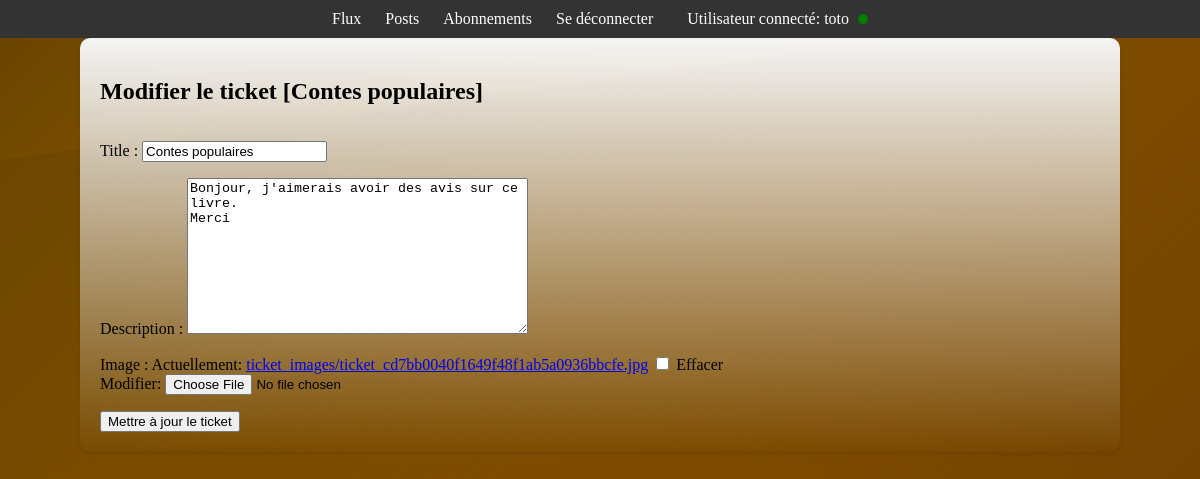
The app's page /ticket/2/update/ (signed in) with its own data.
### review/models.py (models this page shows, shortened)
class Ticket(models.Model):
    title = models.CharField(max_length=200)
    description = models.TextField()
    image = models.ImageField(upload_to='ticket_images/', blank=True, null=True)
    created_at = models.DateTimeField(auto_now_add=True)
    updated_at = models.DateTimeField(auto_now=True)
    creator = models.ForeignKey(settings.AUTH_USER_MODEL, on_delete=models.CASCADE)

### review/views.py (the view)
# urls.py: path('ticket/<int:pk>/update/', TicketUpdateView.as_view(), name='update_ticket'),
class TicketUpdateView(LoginRequiredMixin, UpdateView):
    model = Ticket
    template_name = 'review/update_ticket.html'
    form_class = TicketUpdateForm
    success_url = '/posts/'

### review/forms.py
class TicketUpdateForm(forms.ModelForm):
    class Meta:
        model = Ticket
        fields = ['title', 'description', 'image']

### review/templates/review/update_ticket.html (shortened to what this page needs)
{% extends 'skeleton.html' %}
{% block content %}
    <div class="post-block your-flux">
        <h2>Modifier le ticket [{{ ticket.title }}]</h2>
        <form method="post" enctype="multipart/form-data">
            {{ form.as_p }}
            <button type="submit">Mettre à jour le ticket</button>
        </form>
    </div>
{% endblock %}

### project/templates/skeleton.html (shortened to what this page needs)
<!DOCTYPE html>
<html>
{% load static %}
<head>
    <link rel="stylesheet" type="text/css" href="{% static 'skeleton/skeleton.css' %}">
    <link rel="stylesheet" href="https://cdnjs.cloudflare.com/ajax/libs/font-awesome/6.0.0-beta3/css/all.min.css"
 />
    <link rel="stylesheet" type="text/css" href="{% static 'flux/flux.css' %}">
    <link rel="stylesheet" type="text/css" href="{% static 'review/review.css' %}">
</head>
<body>
    <nav>
        <ul>
            <li><a href="{% url 'flux' %}">Flux</a></li>
            <li><a href="{% url 'posts' %}">Posts</a></li>
            <li><a href="{% url 'flux_utilisateurs' %}">Abonnements</a></li>
            {% if user.is_authenticated %}
                <li><a href="{% url 'logout' %}">Se déconnecter</a></li>
            {% endif %}
            {% if user.is_authenticated %}
                <li>
                    <span class="username connected">
                        Utilisateur connecté: {{ user.username }}
                    </span>
                </li>
            {% endif %}
        </ul>
    </nav>
    {% block content %}
    {% endblock content %}
</body>
</html>

### project/static/skeleton/skeleton.css (style rules this page uses)
body { position: relative; background: linear-gradient(135deg, #FFA500, #FF8C00, #FF6347, #FF4500); background-size: 400% 400%; animation: gradientAnimation 10s infinite, waveAnimation 2s infinite; margin: 0; padding: 0; min-height: 100vh; z-index: 1; }
body::before, body::after { content: ''; position: absolute; width: 100%; height: 100%; z-index: -1; }
body::before { top: 0; left: 0; background: linear-gradient(135deg, rgba(0, 0, 0, 0.6), rgba(0, 0, 0, 0)); clip-path: polygon(0 0, 100% 0, 100% 80%, 0 100%); }
body::after { bottom: 0; right: 0; background: linear-gradient(135deg, rgba(0, 0, 0, 0), rgba(0, 0, 0, 0.6)); clip-path: polygon(0 20%, 100% 0, 100% 100%, 0 100%); }
nav { background-color: #333; color: white; padding: 10px 0; }
nav ul { list-style-type: none; margin: 0; padding: 0; text-align: center; }
nav ul li { display: inline-block; margin: 0 10px; }
nav ul li a { text-decoration: none; color: white; }
.username { margin-left: 10px; }

### review/static/flux/flux.css (style rules this page uses)
.your-flux { background-color: #f4f4f4; }
.post-block { max-width: 100%; width: 1000px; margin: 0 auto; padding: 20px; background: linear-gradient(to bottom, #f4f4f4, rgba(244, 244, 244, 0)); border-radius: 10px; box-shadow: 0 2px 4px rgba(0, 0, 0, 0.1); display: flex; flex-direction: column; }
.connected::after { content: ""; display: inline-block; width: 10px; height: 10px; background-color: green; border-radius: 50%; margin-left: 5px; }
.post-block { max-width: 100%; width: 1000px; margin: 0 auto; padding: 20px; background: linear-gradient(to bottom, #f4f4f4, rgba(244, 244, 244, 0)); border-radius: 10px; box-shadow: 0 2px 4px rgba(0, 0, 0, 0.1); }

### review/static/review/review.css (style rules this page uses)
.connected::after { content: ""; display: inline-block; width: 10px; height: 10px; background-color: green; border-radius: 50%; margin-left: 5px; }
.post-block { max-width: 100%; width: 1000px; margin: 0 auto; padding: 20px; background: linear-gradient(to bottom, #f4f4f4, rgba(244, 244, 244, 0)); border-radius: 10px; box-shadow: 0 2px 4px rgba(0, 0, 0, 0.1); }

### records on screen
Ticket: title "Contes populaires", description "Bonjour, j'aimerais avoir des avis sur ce livre. Merci"

### other values on screen
{{ user.username }} "toto"
